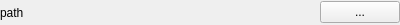
<?xml version="1.0" encoding="UTF-8"?>
<ui version="4.0">
 <class>espreso::FilepathWidget</class>
 <widget class="QWidget" name="espreso::FilepathWidget">
  <property name="geometry">
   <rect>
    <x>0</x>
    <y>0</y>
    <width>400</width>
    <height>25</height>
   </rect>
  </property>
  <property name="windowTitle">
   <string>Form</string>
  </property>
  <property name="autoFillBackground">
   <bool>false</bool>
  </property>
  <layout class="QHBoxLayout" name="horizontalLayout">
   <property name="spacing">
    <number>0</number>
   </property>
   <property name="leftMargin">
    <number>0</number>
   </property>
   <property name="topMargin">
    <number>0</number>
   </property>
   <property name="rightMargin">
    <number>0</number>
   </property>
   <property name="bottomMargin">
    <number>0</number>
   </property>
   <item>
    <widget class="QLabel" name="label">
     <property name="sizePolicy">
      <sizepolicy hsizetype="Preferred" vsizetype="Preferred">
       <horstretch>0</horstretch>
       <verstretch>0</verstretch>
      </sizepolicy>
     </property>
     <property name="text">
      <string>path</string>
     </property>
    </widget>
   </item>
   <item>
    <widget class="QPushButton" name="button">
     <property name="sizePolicy">
      <sizepolicy hsizetype="Fixed" vsizetype="Fixed">
       <horstretch>0</horstretch>
       <verstretch>0</verstretch>
      </sizepolicy>
     </property>
     <property name="text">
      <string>...</string>
     </property>
     <property name="flat">
      <bool>false</bool>
     </property>
    </widget>
   </item>
  </layout>
 </widget>
 <resources/>
 <connections/>
</ui>
